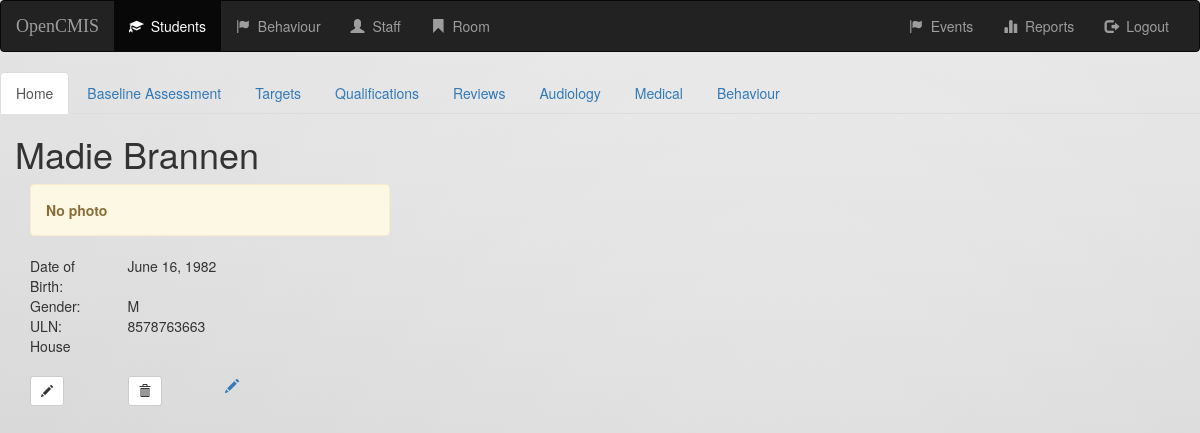
Page /opencmis/student/2/ on the committed database.
### opencmis/models.py (models this page shows, shortened)
class Student(models.Model):
    gender_choices = (('M', 'Male'), ('F', 'Female'))
    first_name = models.CharField(max_length=50, blank=False)
    last_name = models.CharField(max_length=30, blank=False)
    gender = models.CharField(max_length=1, choices=gender_choices, default='M')
    date_of_birth = models.DateField(blank=False)
    ULN = models.CharField(max_length=10, blank=True)
    house = models.CharField(max_length=50, blank=True)
    road = models.CharField(max_length=50, blank=True)
    area = models.CharField(max_length=50, blank=True)
    town = models.CharField(max_length=50, blank=True)
    post_code = models.CharField(max_length=12, blank=True)
    photo = models.FileField(blank=True)
    def __str__(self):
        return '%s %s' % (self.first_name, self.last_name)

### opencmis/views.py (the view)
# urls.py: url(r'student/(?P<pk>[0-9]+)/$', views.DetailView.as_view(), name='detail'),
class DetailView(generic.DetailView):
    model = Student
    template_name = 'opencmis/detail.html'

### opencmis/templates/opencmis/detail.html (shortened to what this page needs)
{% extends 'opencmis/base.html' %}
{% block home-active %}active{% endblock %}
{% block body %}
    <h1>{{student}}</h1>
    <div class="container-fluid">
        <div class="row">
            <div class="col-md-4">
                {% if student.photo %}
                    <img src="{{student.photo.url }}" class="img-responsive">
                {% else %}
                    <div class="alert alert-warning" role="alert">
                      <strong>No photo</strong>
                    </div>
                {% endif %}
            </div>
            <div class="col-md-8"></div>
        </div>
        <div class="row">
            <div class="col-md-1">Date of Birth:</div>
            <div class="col-md-11">{{student.date_of_birth}}</div>
        </div>
        <div class="row">
            <div class="col-md-1">Gender:</div>
            <div class="col-md-11">{{student.gender}}</div>
        </div>
        <div class="row">
            <div class="col-md-1">ULN:</div>
            <div class="col-md-11">{{student.ULN}}</div>
        </div>
        <div class="row">
            <div class="col-md-1">House</div>
            <div class="col-md-11">{{student.house}}</div>
        </div>
        <div class="row"><div class="col-md-12">&nbsp;</div></div>
        <div class="row">
           <div class="col-md-1">
                <form action="{% url 'opencmis:student-update' student.id %}" method="POST" style="display: inline;">
                    <button type="submit" class="btn btn-default btn-sm">
                        <span class="glyphicon glyphicon-pencil"></span>
                    </button>
                </form>
            </div>
            <div class="col-md-1">
                <form action="{% url 'opencmis:student-delete' student.id %}" method="POST" style="display: inline;">
                    <button type="submit" class="btn btn-default btn-sm">
                        <span class="glyphicon glyphicon-trash"></span>
                    </button>
                </form>
            </div>
            <div class="col-md-10">
                <a href="{% url 'opencmis:student-update' student.id %}"><span class="glyphicon glyphicon-pencil"></span> &nbsp;&nbsp;</a>
            </div>
        </div>
    </div>
{% endblock %}

### static/opencmis/style.css (style rules this page uses)
body { background: white url("images/website-background.jpg") }

### rows in the picture
Student: first_name+last_name "Madie Brannen", date_of_birth "June 16, 1982", gender "M", ULN "8578763663"
